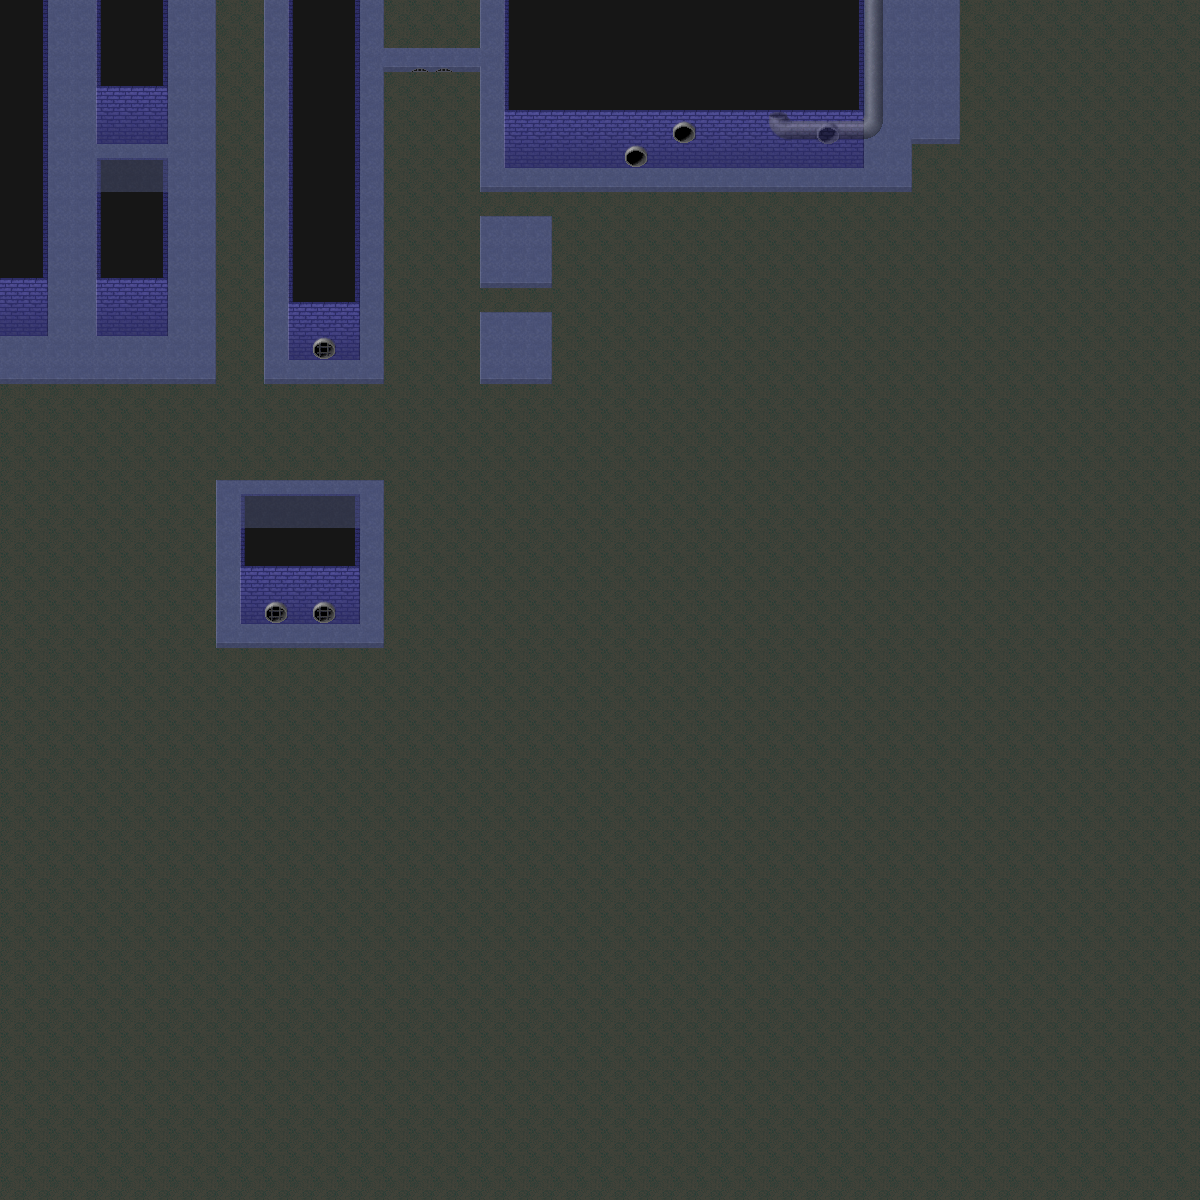

The image is a tile-based game level rendered from a .tmx file. Its description and source (layers, tilesets, objects; grid data summarised) follow:
An orthogonal 50x50 tile map with 24x24 px tiles, 2 tile layers (Bottom, Top).

<map version="1.0" tiledversion="2017.07.26" orientation="orthogonal" renderorder="right-down" width="50" height="50" tilewidth="24" tileheight="24" backgroundcolor="#000000" nextobjectid="1">
 <tileset firstgid="1" name="sewer_tileset" tilewidth="24" tileheight="24" tilecount="72" columns="8">
  <image source="sewer_tileset.png" trans="ff00ff" width="192" height="217" />
 </tileset>
 <layer name="Bottom" width="50" height="50">
  <data>[2500 cells, 2500 non-empty, 28 distinct tile ids]</data>
 </layer>
 <layer name="Top" width="50" height="50" opacity="0.5">
  <data>[2500 cells, 30 non-empty, 15 distinct tile ids]</data>
 </layer>
</map>
